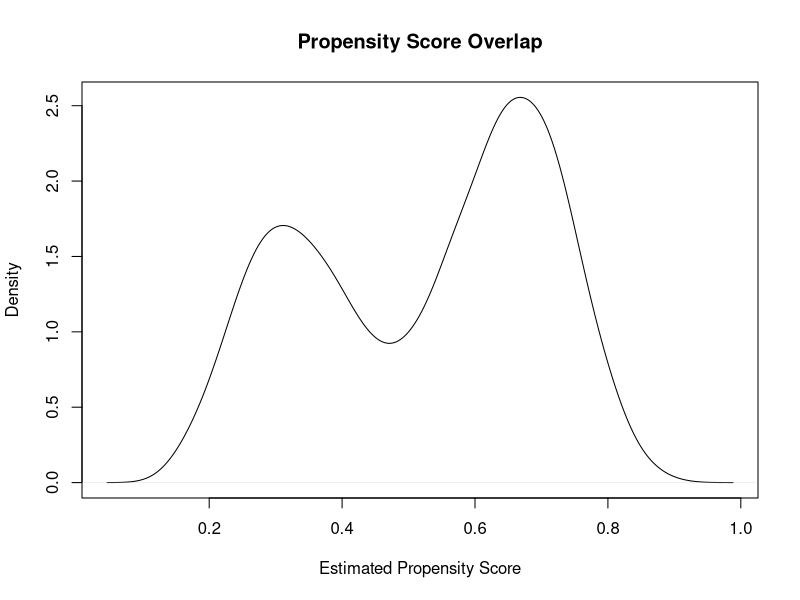

The R source for this figure:
## ---- chunk 1
#| include: false
knitr::opts_chunk$set(
  collapse = TRUE,
  comment = "#>",
  fig.width = 7,
  fig.height = 4,
  fig.align = "center",
  message = FALSE,
  warning = FALSE
)
## ---- chunk 2
set.seed(2025)

n <- 5000
age <- rnorm(n, 75, 6)
cvd <- rbinom(n, 1, plogis(0.1 * (age - 70)))

# Treatment assignment with confounding
A <- rbinom(n, 1, plogis(-1 + 0.07 * (age - 70) + 1.2 * cvd))

# Potential outcomes generated under each treatment
risk <- plogis(-2 + 0.5*A + 0.08*(age - 70) + 0.9*cvd)
Y <- rbinom(n, 1, risk)

dat <- data.frame(age, cvd, A, Y)
## ---- chunk 3
mod <- glm(Y ~ A + age + cvd, family = binomial, data = dat)
## ---- chunk 4
dat1 <- transform(dat, A = 1)
dat0 <- transform(dat, A = 0)

p1 <- predict(mod, newdata = dat1, type = "response")
p0 <- predict(mod, newdata = dat0, type = "response")
## ---- chunk 5
ate_gcomp <- mean(p1 - p0)
ate_gcomp
## ---- chunk 6
plot(density(predict(glm(A ~ age + cvd, family = binomial, data = dat), type = "response")),
     main = "Propensity Score Overlap", xlab = "Estimated Propensity Score")

ps <- predict(glm(A ~ age + cvd, family = binomial, data = dat), type = "response")
